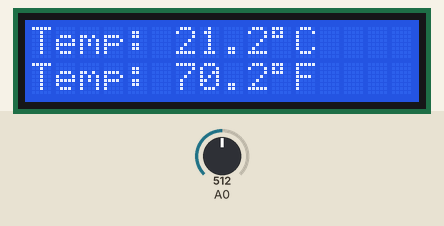
Bench run of a sketch on a simulated Arduino Uno, built with avr-gcc and run on an emulated ATmega328P. Parts: 16×2 character LCD. The inputs (shaded band) are chosen by the test bench; at power-on: A0 = 512. What the sketch prints to the serial monitor is not drawn.

Above: at 1.2 s.
1.3 s: A0 set to 395
At 2.9 s:
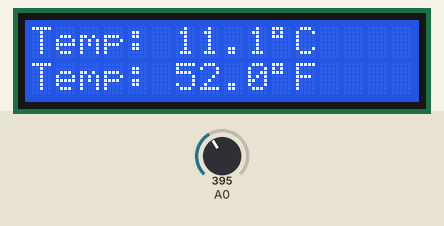
3.2 s: A0 set to 366
At 4.4 s:
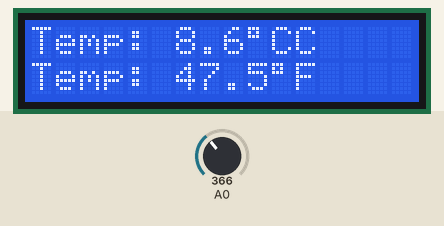
4.9 s: A0 set to 306
At 5.8 s:
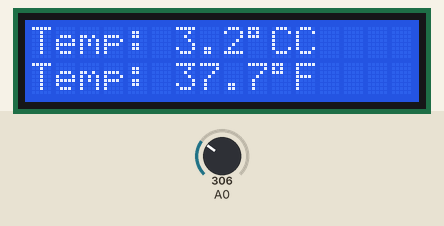
6.6 s: A0 set to 284
At 7.1 s:
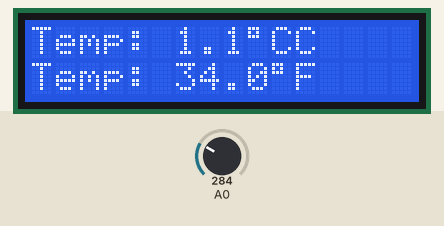
8.2 s: A0 set to 262
At 9.6 s:
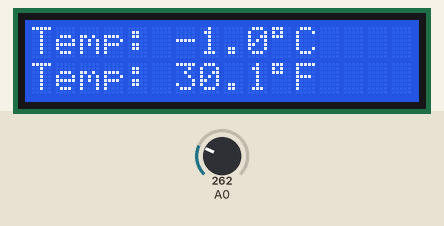
Timing chart, 0 to 10.9 s (numbered marks = the images above; inputs shaded):
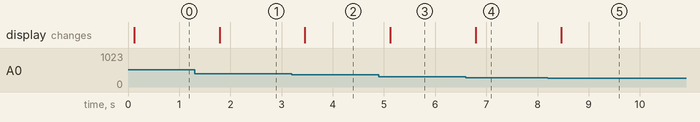

The sketch:

ThermoDisplay.ino
```cpp
#include <LiquidCrystal.h>

// Pins: RS, E, D4, D5, D6, D7
LiquidCrystal lcd(12, 11, 5, 4, 3, 2);

int ThermistorPin = 0;
int Vo;
float R1 = 100000;
float logR2, R2, T, Tc, Tf;

float c1 = 0.000570569668;
float c2 = 0.000239294362;
float c3 = 0.000000047282773;

int getSmoothedAnalog(int pin, int samples = 10) {
  long total = 0;
  for (int i = 0; i < samples; i++) {
    total += analogRead(pin);
    delay(5);
  }
  return total / samples;
}

void setup() {
  Serial.begin(9600);
  lcd.begin(16, 2);
}

void loop() {
  Vo = getSmoothedAnalog(ThermistorPin);
  R2 = R1 * (1023.0 / (float)Vo - 1.0);
  logR2 = log(R2);
  T = 1.0 / (c1 + c2 * logR2 + c3 * logR2 * logR2 * logR2);
  Tc = T - 273.15;
  Tf = (Tc * 9.0) / 5.0 + 32.0;

  Serial.print("Temperature: ");
  Serial.print(Tf);
  Serial.print(" F; ");
  Serial.print(Tc);
  Serial.println(" C");

  lcd.setCursor(0, 0);
  lcd.print("Temp: ");
  lcd.print(Tc, 1);
  lcd.print((char)223); // ° symbol
  lcd.print("C");

  lcd.setCursor(0, 1);
  lcd.print("Temp: ");
  lcd.print(Tf, 1);
  lcd.print((char)223);
  lcd.print("F");

  delay(500);
}
```

Measured:
- the behaviour switches between 382 and 381 on A0 (found by bisection; images 1 and 2)
- the behaviour switches between 273 and 272 on A0 (found by bisection; images 4 and 5)
- after the input at 1.3 s, the display: changes after 0.49 s (image 1)
- after the input at 3.2 s, the display: changes after 0.26 s (image 2)
- after the input at 4.9 s, the display: changes after 0.23 s (image 3)
- after the input at 6.6 s, the display: changes after 0.19 s (image 4)
- after the input at 8.2 s, the display: changes after 0.26 s (image 5)
